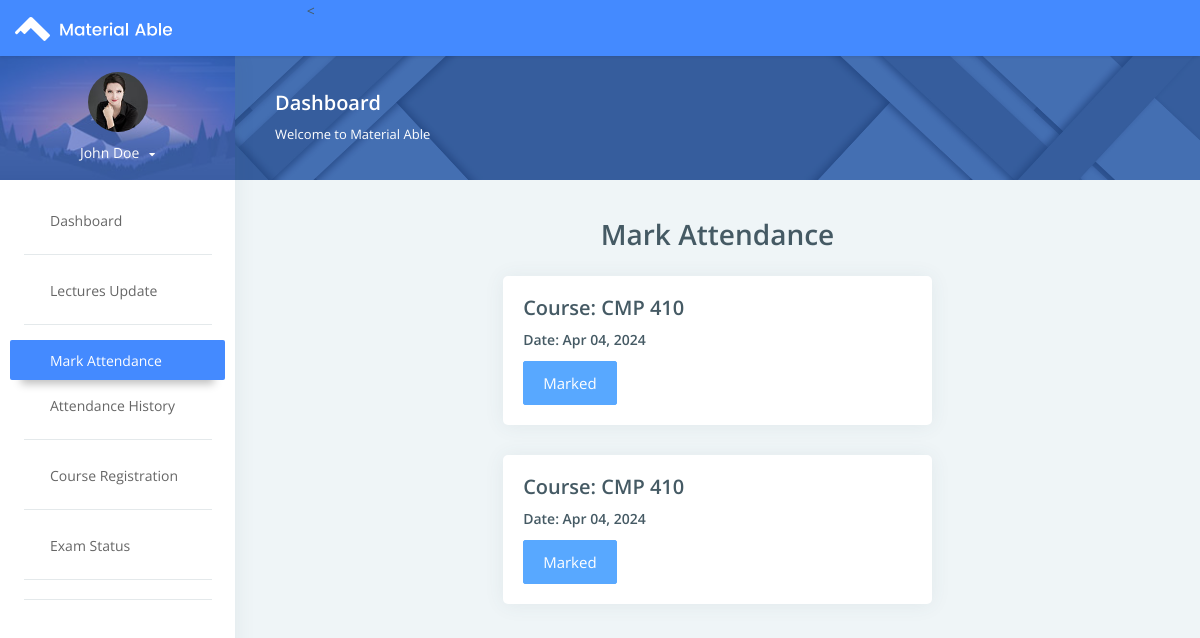
Screenshot of /student/mark-attendance.php (signed in) with the database file from the repository.
### tables this page shows
CREATE TABLE `class` (
  `class_id` int(11) NOT NULL,
  `course_id` int(11) DEFAULT NULL,
  `course_date` timestamp NOT NULL DEFAULT current_timestamp() ON UPDATE current_timestamp(),
  `status` varchar(255) DEFAULT NULL,
  `lecturer_id` int(11) DEFAULT NULL,
  `date` timestamp NOT NULL DEFAULT current_timestamp()
);

CREATE TABLE `course` (
  `course_id` int(11) NOT NULL,
  `course_code` varchar(255) NOT NULL,
  `course_title` varchar(255) NOT NULL,
  `department` varchar(255) NOT NULL
);

### student/mark-attendance.php (the view, shortened to what this page needs)
<?php
include "../includes/connection.php";
if (isset($_SESSION["student_id"])) {
$student_id = $_SESSION["student_id"];
  $selecting_details = mysqli_query($connect,"SELECT * FROM `student` WHERE student_id = $student_id") ;
  $fetching_details = mysqli_fetch_assoc($selecting_details);
  $department = $fetching_details["department"];
}
?>
<!DOCTYPE html>
<html lang="en">
<head>
    <link rel="stylesheet" href="assets/pages/waves/css/waves.min.css" type="text/css" media="all">
    <link rel="stylesheet" type="text/css" href="assets/css/bootstrap/css/bootstrap.min.css">
    <link rel="stylesheet" href="assets/pages/waves/css/waves.min.css" type="text/css" media="all">
    <link rel="stylesheet" type="text/css" href="assets/icon/themify-icons/themify-icons.css">
    <link rel="stylesheet" type="text/css" href="assets/css/font-awesome-n.min.css">
    <link rel="stylesheet" type="text/css" href="assets/css/font-awesome.min.css">
    <link rel="stylesheet" type="text/css" href="assets/css/jquery.mCustomScrollbar.css">
    <link rel="stylesheet" type="text/css" href="assets/css/style.css">
</head>
<body>
    <div id="pcoded" class="pcoded">
        <div class="pcoded-container navbar-wrapper">
            <nav class="navbar header-navbar pcoded-header">
                <div class="navbar-wrapper">
                    <div class="navbar-logo">
                        <a class="mobile-menu waves-effect waves-light" id="mobile-collapse" href="#!">
                            <i class="ti-menu"></i>
                        </a>
                        <a href="index.html">
                            <img class="img-fluid" src="assets/images/logo.png" alt="Theme-Logo" />
                        </a>
                    </div>
                    <div class="navbar-container container-fluid">
                        <ul class="nav-left">
                            <li>
                                <a href="#!" onclick="javascript:toggleFullScreen()" class="waves-effect waves-light">
                                    <i class="ti-fullscreen"></i>
                                </a>
                            </li>
                        </ul>
                        <
                    </div>
                </div>
            </nav>
            <div class="pcoded-main-container">
                <div class="pcoded-wrapper">
                    <nav class="pcoded-navbar">
                        <div class="pcoded-inner-navbar main-menu">
                            <div class="">
                                <div class="main-menu-header">
                                    <img class="img-80 img-radius" src="assets/images/avatar-4.jpg" alt="User-Profile-Image">
                                    <div class="user-details">
                                        <span id="more-details">John Doe<i class="fa fa-caret-down"></i></span>
                                    </div>
                                </div>
                            </div>
                            <div class="p-15 p-b-0">
                            </div>
                            <ul class="pcoded-item pcoded-left-item">
                                <li class="">
                                    <a href="dashboard.php" class="waves-effect waves-dark">
                                        <span class="pcoded-micon"><i class="ti-home"></i><b>D</b></span>
                                        <span class="pcoded-mtext">Dashboard</span>
                                    </a>
                                </li>
                            </ul>
                            <ul class="pcoded-item pcoded-left-item">
                                <li class="">
                                    <a href="lectures-update.php" class="waves-effect waves-dark">
                                        <span class="pcoded-micon"><i class="ti-layers"></i><b>LU</b></span>
                                        <span class="pcoded-mtext">Lectures Update</span>
                                    </a>
                                </li>
                            </ul>
                            <u
                            l class="pcoded-item pcoded-left-item">
                                <li class="active">
                                    <a href="mark-attendance.php" class="waves-effect waves-dark">
                                        <span class="pcoded-micon"><i class="ti-receipt"></i><b>MA</b></span>
                                        <span class="pcoded-mtext">Mark Attendance</span>
                                    </a>
                                </li>
                            <ul class="pcoded-item pcoded-left-item">
                                <li class="">
                                    <a href="attendance-history.php" class="waves-effect waves-dark">
                                        <span class="pcoded-micon"><i class="ti-bar-chart-alt"></i><b>AT</b></span>
                                        <span class="pcoded-mtext">Attendance History</span>
                                    </a>
                                </li>
                            </ul>
                            <ul class="pcoded-item pcoded-left-item">
                                <li class="">
                                    <a href="course-registration.php" class="waves-effect waves-dark">
                                        <span class="pcoded-micon"><i class="ti-map-alt"></i><b>CR</b></span>
                                        <span class="pcoded-mtext">Course Registration</span>
                                    </a>
                                </li>
                            </ul>
                            <ul class="pcoded-item pcoded-left-item">
                                <li class="">
                                    <a href="exam-status.php" class="waves-effect waves-dark">
                                        <span class="pcoded-micon"><i class="ti-map-alt"></i><b>CR</b></span>
                                        <span class="pcoded-mtext">Exam Status</span>
                                    </a>
                                </li>
                            </ul>
                        </div>
                    </nav>
                    <div class="pcoded-content">
                        <div class="page-header">
                            <div class="page-block">
                                <div class="row align-items-center">
                                    <div class="col-md-8">
                                        <div class="page-header-title">
                                            <h5 class="m-b-10">Dashboard</h5>
                                            <p class="m-b-0">Welcome to Material Able</p>
                                        </div>
                                    </div>
                                </div>
                            </div>
                        </div>
                        <div class="pcoded-inner-content">
                            <div class="main-body">
                                <div class="page-wrapper">
                                    <div class="page-body">
                                        <div class="row">
                                        <div class="container">
    <div class="row">
        <div class="col-md-6 offset-md-3">
            <h3 class="text-center mb-4">Mark Attendance</h3>
            <?php
                    $selecting_courses_allocated = mysqli_query($connect,"SELECT * FROM `course_allocation`
                    WHERE department = '$department' AND allocated_for = 'Student'");
                    while ($row = mysqli_fetch_assoc($selecting_courses_allocated)) {
                        $course_id = $row["course_id"];
                        $selecting_classes = mysqli_query($connect,"SELECT * FROM `class`
                        INNER JOIN `course`
                        ON
                        class.course_id = course.course_id
                        INNER JOIN `lecturer`
                        ON
                        class.lecturer_id = lecturer.lecturer_id
                        WHERE class.course_id = $course_id");
                        while ($row = mysqli_fetch_assoc($selecting_classes)) {
                            $class_id = $row["class_id"];
                            $course_code = $row["course_code"];
                            $course_date = $row["course_date"];
                             $date = date("M d, Y", strtotime($course_date));
                            echo '
            <div class="card">
                <div class="card-body">
                    <h5 class="card-title">Course: '.$course_code.'</h5>
                    <h6 class="card-title">Date: '.$date.'</h6>
                    ';
                    $is_attendance_marked = mysqli_query($connect,"SELECT * FROM `attendance` WHERE student_id = $student_id AND class_id = $class_id");
                    if (mysqli_num_rows($is_attendance_marked) > 0) {
                        echo '
                        <button class="btn btn-primary btn-marked" disabled>Marked</button>
                        ';
                    }
                    echo '
                </div>
            </div>
                            ';
                        }
                    }
                ?>
        </div>
    </div>
</div>
                                        </div>
                                    </div>
                                </div>
                            </div>
                        </div>
                    </div>
                </div>
            </div>
        </div>
    </div>
</body>
</html>

### rows the page displays
class: course.course_code "CMP 410", course_date "Apr 04, 2024"
class: course.course_code "CMP 410", course_date "Apr 04, 2024"
